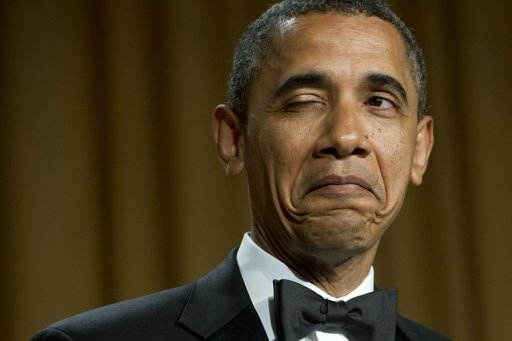
#> input picture obama1.jpg, 512 x 341 px
$ python rotation.py --image ../obama1.jpg
#> lines starting #> are read from the running program, lines starting #| are printed output that depends on the picture
import numpy as np
import argparse
import imutils
import cv2

ap = argparse.ArgumentParser()
ap.add_argument("-i", "--image", required=True, help="Path to the image")
args = vars(ap.parse_args())

image = cv2.imread(args["image"])
#> image is the input picture: shape (341, 512, 3); mean B, G, R 31.8, 59.1, 73.4
cv2.imshow("Original", image)

(h, w) = image.shape[:2]
#> h = 341; w = 512
center = (w // 2, h // 2)
#> center = (256, 170)

M = cv2.getRotationMatrix2D(center, 45, 1.0)
rotated = cv2.warpAffine(image, M, (w,h))
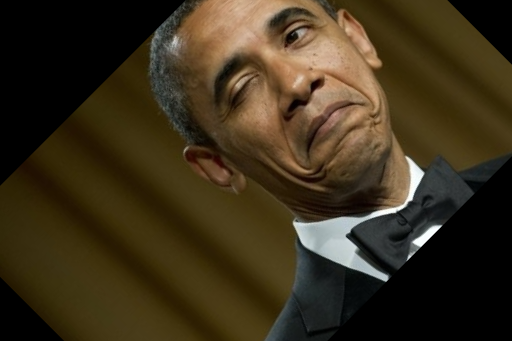
#> rotated: shape (341, 512, 3); mean B, G, R 27, 48.1, 59.8
cv2.imshow("Rotated by 45 degrees", rotated)

M = cv2.getRotationMatrix2D(center, -90, 1.0)
rotated = cv2.warpAffine(image, M, (w,h))
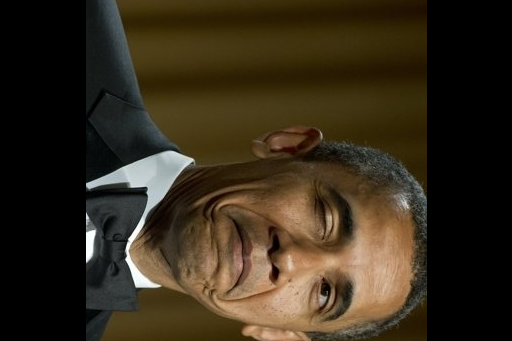
#> rotated: shape (341, 512, 3); mean B, G, R 26.9, 43.5, 53.6
cv2.imshow("Rotated by -90 degrees", rotated)

rotated - imutils.rotate(image,180)
cv2.imshow("Rotated by 180 degrees", rotated)
cv2.waitKey(0)
